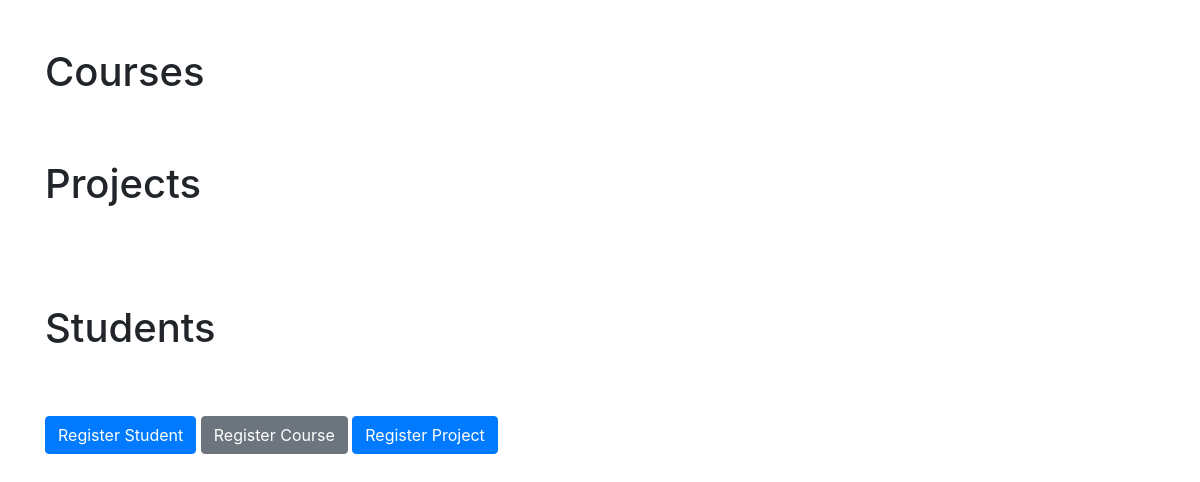
Before: /index/ with the older database file.
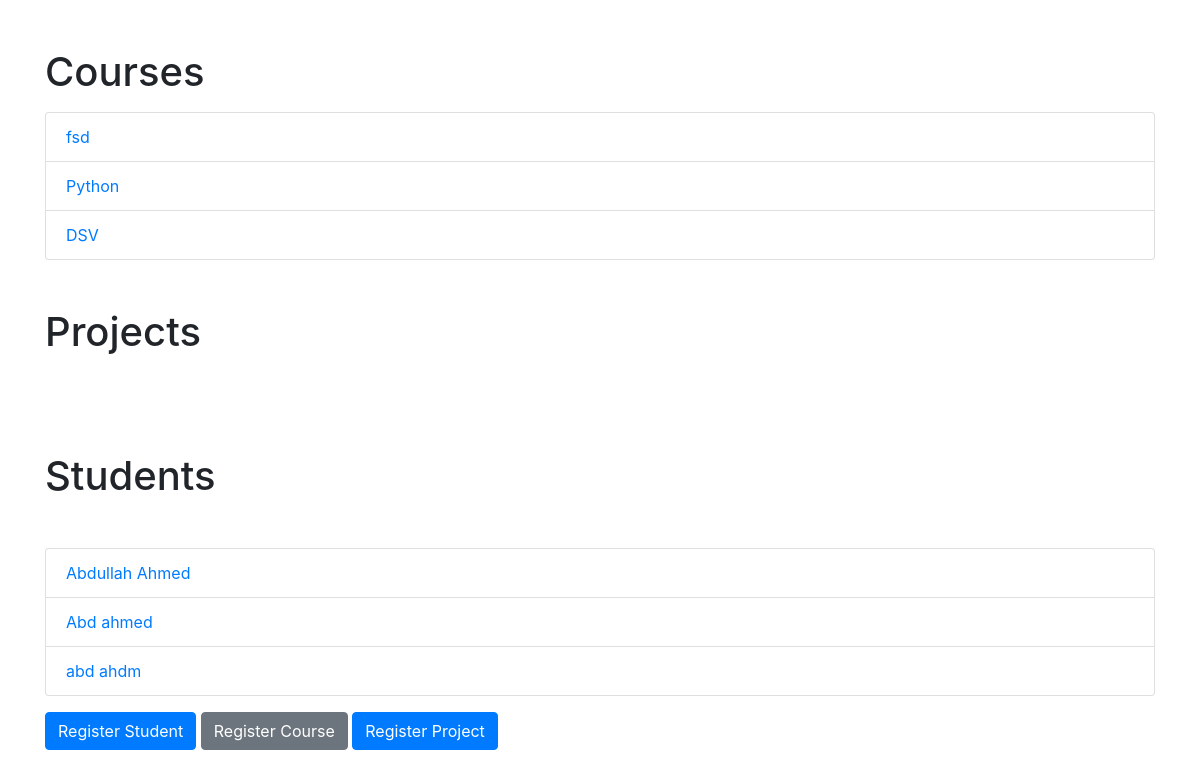
After: the same page with the newer database file.
### student_course_registration_app/models.py (models this page shows, shortened)
class Course(models.Model):
    name = models.CharField(max_length=255)
    description = models.TextField(blank=True, null=True)

class Student(models.Model):
    first_name = models.CharField(max_length=255, default='')
    last_name = models.CharField(max_length=255, default='')
    email = models.EmailField(unique=True, default='')
    courses = models.ManyToManyField(Course, related_name='students', blank=True)
    projects = models.ManyToManyField(Project, blank=True)

### student_course_registration_app/views.py (the view)
# urls.py: path('index/', views.index, name='index'),
def index(request):
    courses = Course.objects.all()
    projects = Project.objects.all()
    students = Student.objects.all()
    return render(request, 'student_course_registration_app/index.html', { 'courses': courses,'projects': projects,'students':students})

### student_course_registration_app/templates/student_course_registration_app/index.html (shortened to what this page needs)
{% extends 'base.html' %}
{% block content %}
<div class="container mt-3">
    <h1 class="mt-5">Courses</h1>
    <ul class="list-group mt-3">
        {% for course in courses %}
        <li class="list-group-item"><a href="{% url 'student_list' course.id %}">{{ course.name}}</a></li>
        {% endfor %}
    </ul>
    <h1 class="mt-5 my-5">Projects</h1>
    <h1 class="mt-5 my-5">Students</h1>
    <ul class="list-group mt-3">
        {% for student in students %}
        <li class="list-group-item">
            <a href="{% url 'student_detail' student.pk %}">{{ student.first_name }} {{ student.last_name }}</a>
        </li>
        {% endfor %}
    </ul>
    <a class="btn btn-primary mt-3" href="{% url 'register_student' %}">Register Student</a>
    <a class="btn btn-secondary mt-3" href="{% url 'register_course' %}">Register Course</a>
    <a class="btn btn-primary mt-3" href="{% url 'register_project' %}">Register Project</a>
</div>
{% endblock %}

Changed rows visible on the page:
added Course: name "fsd"
added Course: name "Python"
added Course: name "DSV"
added Student: first_name "Abdullah", last_name "Ahmed"
added Student: first_name "Abd", last_name "ahmed"
added Student: first_name "abd", last_name "ahdm"
